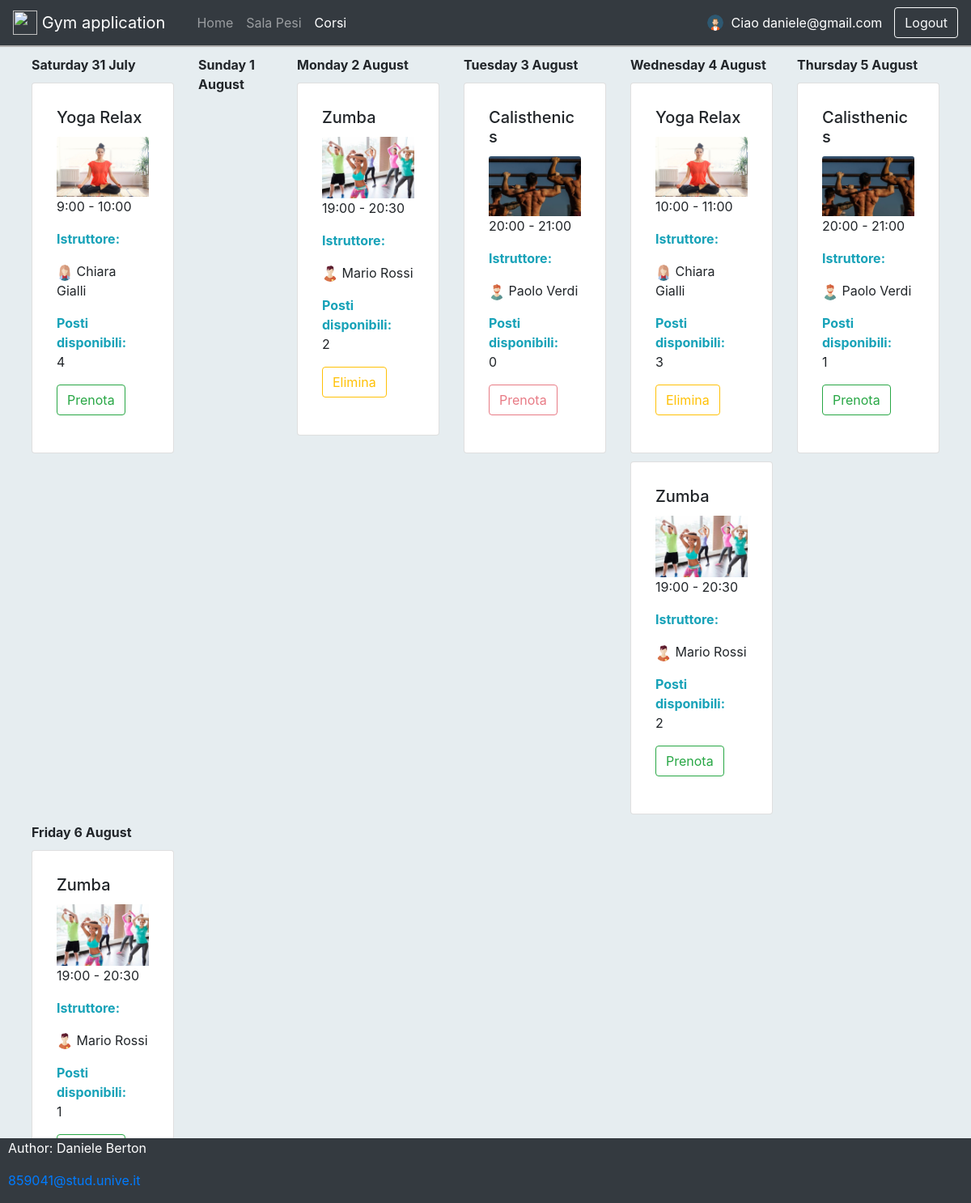
/courses (signed in), run on the app's committed database.
### models.py (models this page shows, shortened)
class User(db.Model, UserMixin):
    __tablename__ = 'user'
    __table_args__ = (
        db.UniqueConstraint('email', 'role', name='uniq_exec_email_role'),
        db.Index('user_email_index', 'email'),
        db.CheckConstraint('role IN ("owner", "user", "instructor")', name='user_role_list'),
    )
    id = db.Column('id', db.Integer, primary_key = True)
    email = db.Column(db.String(100))
    password = db.Column(db.String(50))
    role = db.Column(db.String(50), nullable=False)
    def __repr__(self):
        return "<User(id='%s', email='%s', password='%s', role='%s')>" % (self.id, self.email, '*****', self.role)

class CourseScheduling(db.Model):
    __tablename__ = 'course_scheduling'
    __table_args__ = (
        db.Index('course_scheduling_start_hour_index', 'start_hour'),
    )
    id = db.Column('id', db.Integer, primary_key = True)
    day_of_week = db.Column(db.String(50))
    start_hour = db.Column(db.String(50))
    end_hour = db.Column(db.String(50))
    places = db.Column(db.Integer)
    course = db.Column(Integer, ForeignKey('course.id'))

class Course(db.Model):
    id = db.Column('id', db.Integer, primary_key = True)
    name = db.Column(db.String(100))
    places = db.Column(db.Integer)
    gym = db.Column(Integer, ForeignKey('gym.id'))
    instructor = db.Column(Integer, ForeignKey('instructor.id'))

class Instructor(User, db.Model):
    __tablename__ = 'instructor'
    id = db.Column(Integer, ForeignKey('user.id'), primary_key=True)
    name = db.Column(db.String(50), nullable=False)
    surname = db.Column(db.String(50), nullable=False)
    specialization = db.Column(db.String(100))

### app.py (the view)
@app.route('/courses', methods=['GET', 'POST'])
@login_required # richiede autenticazione
def courses():
    return _courses()

### app.py (called while the page is built)
@login_manager.user_loader # definisce la callback
def load_user(user_id):
    log('[load_user] user_id: ', user_id)
    user = User.query.filter_by(id=user_id).first()
    log('[load_user] Logged user: ',user)
    return user

### utils/log.py (called while the page is built)
def log(method, message=''):
    print(method, message)

### templates/courses.html (shortened to what this page needs)
{% extends "base.html" %}
 {% block pagebody %}
 <div class="container-fluid width-96">
    <div class="row">
        {% for day in days %}
            <div class="col-sm" style="margin-top: 10px;">
                <div >
                    <b>{{ day.day_name }} {{ day.day }} {{ day.month }}</b>
                </div>
                {% if user.role != 'owner'  %}
                    {% for course in courses %}
                        {% if course.day_of_week in day.day_name  %}
                            <div class="card p-10" style="width: 11rem; margin-top: 10px;">
                                <div class="card-body">
                                    <h5 class="card-title">{{ course.name  }}</h5>
                                    <img class="card-img-top" src="static/img/{{course.course_id}}.jpeg" alt="Card image cap">
                                    <p class="card-text">{{ course.start_hour  }} - {{ course.end_hour  }}</p>
                                    <p class="text-info"><b>Istruttore:</b></p>
                                    <p>
                                        <img src="static/img/{{course.instructor_surname}}.png" alt="Avatar" class="avatar">
                                        {{ course.instructor_name }} {{ course.instructor_surname }}
                                    </p>
                                    <span class="text-info"><b>Posti disponibili:</b></span>
                                    <p>{{ course.places  }}</p>
                                    {% if course.id in booked_course  %}
                                        <form action="/unbook_course" method="GET" >
                                            <button type="submit" name="course_id" id="course_id" value="{{course.id}}" class="btn btn-outline-warning">
                                                Elimina
                                            </button>
                                        </form>
                                    {% else %}
                                    <form action="/book_course" method="GET" >
                                            {% if course.places < 1  %}
                                                <button type="submit" name="course_id" id="course_id" value="{{course.id}}" disabled="true" class="{{ 'btn-outline-danger' if course.places < 1 else 'btn-outline-success' }} btn">
                                                    Prenota
                                                </button>
                                            {% else %}
                                                <button type="submit" name="course_id" id="course_id" value="{{course.id}}"  class="{{ 'btn-outline-danger' if course.places < 1 else 'btn-outline-success' }} btn">
                                                    Prenota
                                                </button>
                                            {% endif %}
                                        </form>
                                    {% endif %}
                                </div>
                            </div>
                        {% endif %}
                    {% endfor %}
                {% endif %}
            </div>
            {% endfor %}
    </div>
 </div>
{% endblock %}

### templates/base.html (shortened to what this page needs)
<html>
    <head>
      <link rel= "stylesheet" type= "text/css" href= "{{ url_for('static',filename='styles/main.css') }}">
      {% block styles %}
            {{ bootstrap.load_css() }}
        {% endblock %}
    </head>
    <header>
      {% if route != 'login' and route != '/unauthorized' and user %}
        <nav class="header navbar navbar-expand-lg navbar-dark bg-dark">
          <a class="navbar-brand" href="{{ url_for('private') }}">
            <img src="https://www.goldsgym.com/assets/dist/img/logo/notext/fullcolor.svg" width="30" height="30" class="d-inline-block align-top" alt="">
            Gym application
          </a>
          <div class="container-fluid">
            <div class="collapse navbar-collapse" id="navbarExample01">
              <ul class="navbar-nav me-auto mb-2 mb-lg-0">
                {% if user and user.role == "owner"  %}
                  <li class="{{ 'active' if route == '/admin_dashboard' or route == '/private' else '' }} nav-item">
                      <a class="nav-link" aria-current="page" href="{{ url_for('admin_dashboard') }}">Home</a>
                  </li>
                  {% else %}
                  <li class="{{ 'active' if route == '/private' or route == '/admin_dashboard' else '' }} nav-item">
                      <a class="nav-link" aria-current="page" href="{{ url_for('private') }}">Home</a>
                    </li>
                {% endif %}
                <li class="{{ 'active' if route == '/weight_rooms'  or route == '/previous' or route == '/next' else '' }} nav-item">
                  <a class="nav-link" href="{{ url_for('wr_bp.weight_rooms') }}">Sala Pesi</a>
                </li>
                <li class="{{ 'active' if route == '/courses' else '' }}  nav-item">
                  <a class="nav-link" href="{{ url_for('courses') }}">Corsi</a>
                </li>
              </ul>
            </div>
            <img src="static/img/avatar_man.png" alt="Avatar" class="avatar">
            {% if user %}
              <span class="user">Ciao {{user.email}}</span>
              {% endif %}
          </div>
          <form action="/logout" method="POST" class="form-inline my-2 my-lg-0">
            <button class="btn btn-outline-light" type="submit">Logout</button>
          </form>
        </nav>
        {% endif %}
    </header>
    <body>
      {% block pagebody %}
        {% endblock %}
    </body>
    <footer class="footer navbar-dark bg-dark">
        <p>Author: Daniele Berton</p>
        <p><a href="mailto:859041@stud.unive.it">859041@stud.unive.it</a></p>
    </footer>
</html>

### static/styles/main.css (style rules this page uses)
.header { border-bottom: 2px solid rgb(177, 175, 175) !important; }
.user { color: white; padding-left: 10px; }
.width-96 { width: 96% !important; }
.p-10 { padding: 10px; }
body, html { margin: 0; padding: 0; height: 100%; background: #e6edf0 !important; }
.avatar { vertical-align: middle; width: 20px; height: 20px; border-radius: 50%; }

### templates/base.html (style rules this page uses)
.footer { position: fixed; left: 0; bottom: 0; width: 100%; background-color: rgb(45, 45, 45); color: white; }
.footer p { padding-left: 10px; }

### data on the page
User: email "daniele@gmail.com"
CourseScheduling: name "Yoga Relax", start_hour "9:00", end_hour "10:00", instructor_surname (picture), instructor_name "Chiara", instructor_surname "Gialli", places "4", {{ course.id }} 6 (drawn)
CourseScheduling: day_name "Monday", day "2", month "August", name "Zumba", start_hour "19:00", end_hour "20:30", instructor_surname (picture), instructor_name "Mario", instructor_surname "Rossi", places "2", {{ course.id }} 1 (drawn)
CourseScheduling: name "Calisthenics", start_hour "20:00", end_hour "21:00", instructor_surname (picture), instructor_name "Paolo", instructor_surname "Verdi", places "0", {{ course.id }} 5 (drawn)
CourseScheduling: name "Yoga Relax", start_hour "10:00", end_hour "11:00", instructor_surname (picture), instructor_name "Chiara", instructor_surname "Gialli", places "3", {{ course.id }} 7 (drawn)
CourseScheduling: name "Zumba", start_hour "19:00", end_hour "20:30", instructor_surname (picture), instructor_name "Mario", instructor_surname "Rossi", places "2"
CourseScheduling: name "Calisthenics", start_hour "20:00", end_hour "21:00", instructor_surname (picture), instructor_name "Paolo", instructor_surname "Verdi", places "1", {{ course.id }} 4 (drawn)
CourseScheduling: name "Zumba", start_hour "19:00", end_hour "20:30", instructor_surname (picture), instructor_name "Mario", instructor_surname "Rossi", places "1", {{ course.id }} 3 (drawn)

### other printed values
{{ day.day_name }} "Saturday" "Sunday" "Tuesday" "Wednesday" "Thursday" "Friday"
{{ day.day }} "31" "1" "3" "4" "5" "6"
{{ day.month }} "July" "August" "August" "August" "August" "August"
